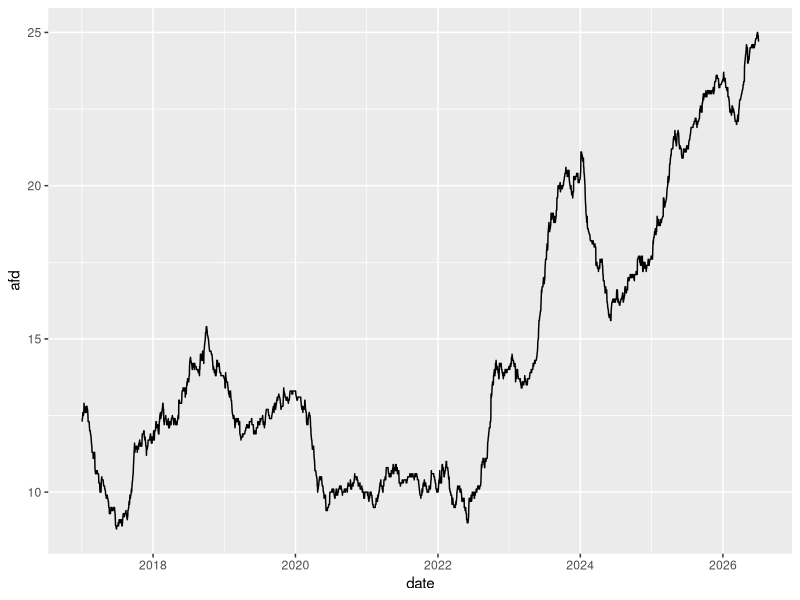

Write the R code that produced this figure. (Note: this script raises an error after producing the figure.)
# Main statistical analysis: modelling and inference.

library(tidyverse)
library(here)
library(haven)

# function for calculating the scale factor for plots
skalierung_berechnen <- function(dataset, variable) {
  scale <- max(elect_clean$afd, na.rm = TRUE) / max(abs(dataset[[variable]]), na.rm = TRUE)
  return(scale)
}

elect_clean <- read_csv(here("data", "processed", "elect_clean.csv"))
bip_clean <- read_csv(here("data", "processed", "bip_clean.csv"))

glimpse(elect_clean)

elect_clean %>% ggplot(aes(x = date, y = afd)) +
  geom_path()
# We conclude:
# 1. Decline during 2017
# 2. Resurface late in 2017
# 3. Stagnation from 2018-2020
# 4. Drop and low stagnation during Covid
# 5. Steep twofold increase in 2022 and 2023
# 6. Steep decline in 2024
# 7. Almost constant growth until today

# scale factor for bip
skalierung_bip <- skalierung_berechnen(bip_clean, "growth_real")

# plot bip x afd polling
ggplot() +
  geom_path(
    data = elect_clean,
    aes(x = date, y = afd),
    color = "blue"
  ) +
  geom_path(
    data = bip_clean,
    aes(x = date, y = growth_real * skalierung_bip),
    color = "red"
  ) +
  scale_y_continuous(
    name = "AfD - polling",
    sec.axis = sec_axis(~ . / skalierung_bip, name = "Real GDP growth")
  ) +
  theme_minimal() +
  theme(
    axis.title.y = element_text(color = "blue", face = "bold"),
    axis.text.y = element_text(color = "blue"),
    axis.title.y.right = element_text(color = "red", face = "bold"),
    axis.text.y.right = element_text(color = "red")
  ) +
  labs(title = "Afd polling numbers compared to real GDP growth\n in Germany 2017 - 2026")

ggsave(filename = here("plots", "BIP_AFD.png"))
# We conclude:
# Pre-Covid: Mostly stable, albeit slow economic growth. Stable AFD-polling.
# Beginning of Covid: Polling and growth decline together, AfD does not profit from weak economy.
# Post-Lockdown-Effect: The economy bounces back, AfD numbers stay low.
# Economic stagnation: Growth slows down, AfD numbers start to rise again drastically.
# Recession: Interestingly, Right after the publication of the recessive 2024 numbers, the AfD numbers drop again.
# Hovering around the 0: The economy very slowly works its way out of the recession, while AFD polling now grows slower, but with barely any interuption
# Alltogether: Link between weak economy and strong AfD looks stronger after Covid.


#------------------------------------------------------------------------------
# plot for unemployment x vote share afd

unemployment_clean <- read_csv(here("data", "processed", "unemp_clean.csv"))

# unemployment rate over time
unemployment_clean |>
  ggplot(aes(date, unemployment_rate)) +
  geom_path()
# Conclusion:
# unem dropped till mid 2018
# stayed consistent till 2020
# surged till mid 2021 during covid
# fell sharply to pre pandemic levels in mid 2022
# consistent uptick in eunemp until today, slightly higher levels then
# the pandemic high

# scale factor for unemployment
skalierung_unemp <- skalierung_berechnen(unemployment_clean, "unemployment_rate")

# plot unemployment rate x afd polling numbers

ggplot() +
  geom_path(
    data = elect_clean,
    aes(
      x = date,
      y = afd
    ),
    color = "blue"
  ) +
  geom_path(
    data = unemployment_clean,
    aes(
      x = date,
      y = unemployment_rate * skalierung_unemp
    ),
    color = "red"
  ) +
  scale_y_continuous(
    name = "AfD - polling",
    sec.axis = sec_axis(~ . / skalierung_unemp, name = "Unemployment share")
  ) +
  theme_minimal() +
  theme(
    axis.title.y = element_text(color = "blue", face = "bold"),
    axis.text.y = element_text(color = "blue"),
    axis.title.y.right = element_text(color = "red", face = "bold"),
    axis.text.y.right = element_text(color = "red")
  ) +
  labs(title = "Afd polling numbers compared to unemployment rate\n in Germany 2017 - 2026")

ggsave(filename = here("plots", "UNEMPLOYMENT_AFD.png"))

# conclusion
# until 2020 no meaningful link is present
# 2020 - 2022 there is a inverse correlation, unemp rises, afd numers fall
# since 2022, unemp steadily rises, afd also gains in the long term


#----------------------------------------------------------------------
# allbus importieren
# wir verwenden allbus_mini_clean aus skript 03
# ep01 muss gewichtet werden
ep01_wght <- allbus_mini_raw |>
  filter(!(ep01 %in% c(-42, -11, -9, -8, -1))) |>
  group_by(year) |>
  summarise(ep01_mean = weighted.mean(ep01, w = wghtptew, na.rm = TRUE)) |>
  filter(year > 2014)

# afd polling numbers mean per year
avg_year_afd <- elect_clean |>
  group_by(jahr = format(date, "%Y")) %>%
  summarise(
    mittelwert = mean(afd, na.rm = TRUE)
  ) |>
  mutate(jahr = as.integer(jahr))

# skalierung afd / econ satisfaction
skalierung_ep01 <- skalierung_berechnen(ep01_wght, "ep01_mean")

# plot economy satisfaction x afd polling number
ggplot() +
  geom_point(
    data = avg_year_afd,
    aes(
      x = jahr,
      y = mittelwert
    ),
    color = "blue"
  ) +
  geom_line(
    data = avg_year_afd,
    aes(
      x = jahr,
      y = mittelwert
    ),
    color = "blue"
  ) +
  geom_point(
    data = ep01_wght,
    aes(
      x = year,
      y = ep01_mean * skalierung_ep01
    ),
    color = "red"
  ) +
  geom_line(
    data = ep01_wght,
    aes(
      x = year,
      y = ep01_mean * skalierung_ep01
    ),
    color = "red"
  ) +
  scale_y_continuous(
    name = "AfD - polling",
    sec.axis = sec_axis(~ . / skalierung_unemp, name = "Satisfaction with economy \n (1 = very good, 3 = somewhat, 5 = very bad)")
  ) +
  theme_minimal() +
  theme(
    axis.title.y = element_text(color = "blue", face = "bold"),
    axis.text.y = element_text(color = "blue"),
    axis.title.y.right = element_text(color = "red", face = "bold"),
    axis.text.y.right = element_text(color = "red")
  ) +
  labs(title = "Afd polling numbers compared to economic satisfaction\n in Germany 2017 - 2026")

ggsave(filename = here("plots", "ECON_SATISFACTION_AFD.png"))
# conclusion
# limitation: ony 3 allbus rounds while afd exists
# but trens is visible, worse economic situation correaltes to rising afd numbers

library(ggplot2)
library(viridis) # Für barrierefreie Farben

allbus_mini_clean %>%
  filter(ep01 > 0) %>%
  ggplot(aes(x = year, y = ep01)) +
  geom_bin2d(bins = 30) + # bins steuert die Rastergröße
  scale_fill_viridis_c() + # Schöne Farbpalette
  theme_minimal() +
  labs(
    title = "Heatmap von EP01 über die Jahre",
    x = "Jahr",
    y = "EP01",
    fill = "Anzahl"
  )
